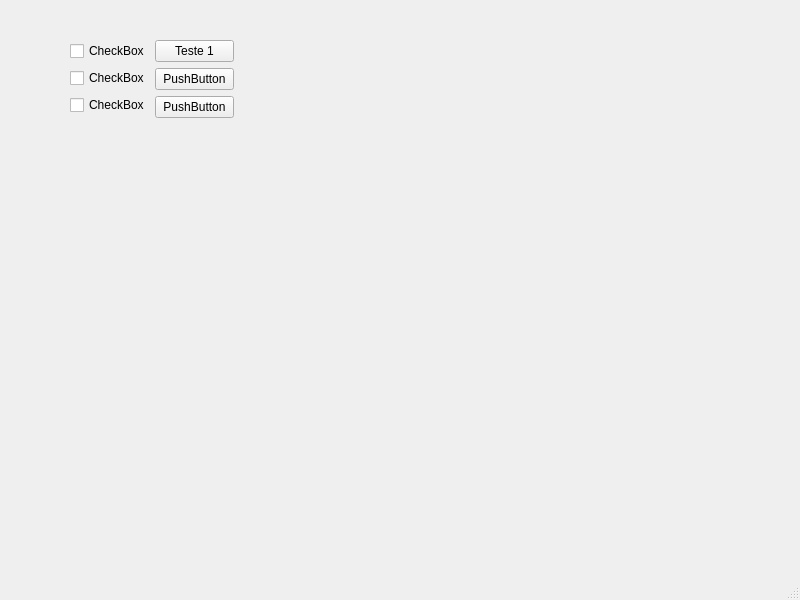
<?xml version="1.0" encoding="UTF-8"?>
<ui version="4.0">
 <class>MainWindow</class>
 <widget class="QMainWindow" name="MainWindow">
  <property name="geometry">
   <rect>
    <x>0</x>
    <y>0</y>
    <width>800</width>
    <height>600</height>
   </rect>
  </property>
  <property name="windowTitle">
   <string>MainWindow</string>
  </property>
  <widget class="QWidget" name="centralwidget">
   <widget class="QWidget" name="">
    <property name="geometry">
     <rect>
      <x>70</x>
      <y>40</y>
      <width>164</width>
      <height>79</height>
     </rect>
    </property>
    <layout class="QHBoxLayout" name="horizontalLayout">
     <item>
      <layout class="QVBoxLayout" name="verticalLayout">
       <item>
        <widget class="QCheckBox" name="checkBox_1">
         <property name="text">
          <string>CheckBox</string>
         </property>
         <property name="checked">
          <bool>false</bool>
         </property>
         <property name="autoRepeat">
          <bool>false</bool>
         </property>
         <property name="autoExclusive">
          <bool>false</bool>
         </property>
         <property name="tristate">
          <bool>false</bool>
         </property>
        </widget>
       </item>
       <item>
        <widget class="QCheckBox" name="checkBox_2">
         <property name="text">
          <string>CheckBox</string>
         </property>
        </widget>
       </item>
       <item>
        <widget class="QCheckBox" name="checkBox_3">
         <property name="text">
          <string>CheckBox</string>
         </property>
        </widget>
       </item>
      </layout>
     </item>
     <item>
      <layout class="QVBoxLayout" name="verticalLayout_2">
       <item>
        <widget class="QPushButton" name="pushButton">
         <property name="text">
          <string>Teste 1</string>
         </property>
        </widget>
       </item>
       <item>
        <widget class="QPushButton" name="pushButton_2">
         <property name="text">
          <string>PushButton</string>
         </property>
        </widget>
       </item>
       <item>
        <widget class="QPushButton" name="pushButton_3">
         <property name="text">
          <string>PushButton</string>
         </property>
        </widget>
       </item>
      </layout>
     </item>
    </layout>
   </widget>
  </widget>
  <widget class="QMenuBar" name="menubar">
   <property name="geometry">
    <rect>
     <x>0</x>
     <y>0</y>
     <width>800</width>
     <height>20</height>
    </rect>
   </property>
  </widget>
  <widget class="QStatusBar" name="statusbar"/>
 </widget>
 <resources/>
 <connections/>
</ui>
